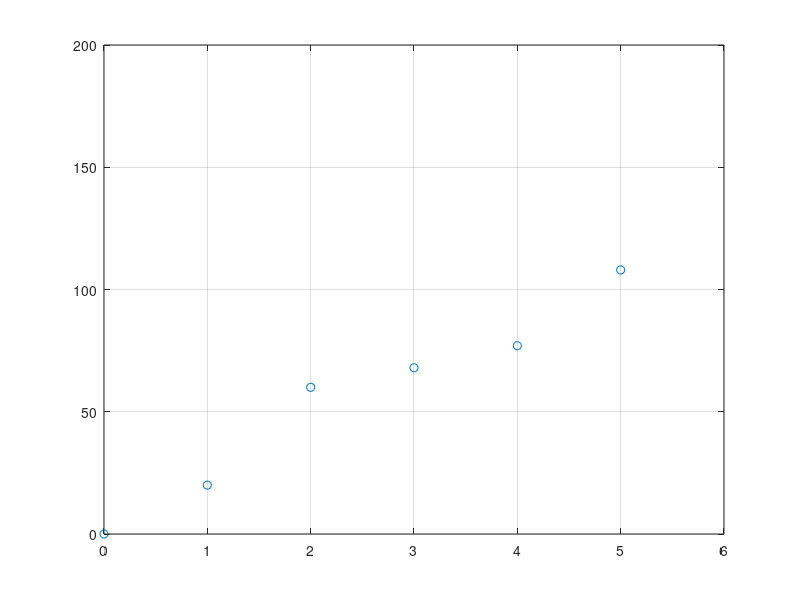

The MATLAB script that drew this image: (Note: this script raises an error after producing the figure.)

%Programa para probar Basic Fitting Tool de Matlab
%Este es un procedimiento semi-manual
x=[0 1 2 3 4 5];
y=[0 20 60 68 77 108];
plot(x,y,'o')
axis([0 6 0 200])
grid on
%Decidir el mejor ajuste polinomial
%y obtener los coeficientes por
%Basic Fitting Tool. En este caso:
%cubic : y=p1x^3+p2x^2+p3x+p4
%Save on Workspace:
%fit(struct coeficientes),normresid (escalar RMSE)
%resids (vector con n residuos)
%NO BORRAR EL WORKSPACE (correr de nuevo)
%Puede calcularse tambi?n nor
nor=(sum(resids.^2))^(1/2) %Importante
%R2 (R-square) es una medida estadistica
%del ajuste y va de 0 a 1 (de mal a muy bueno)
%Se calcula primero la Varianza de (y) var. dep.
SSy=(length(y)-1)*var(y); %Importante
R2=1-normresid^2/SSy %Importante

%Si el ajuste es conveniente (bajo nor y R2 hacia 1)
%Los Coeficientes se obtienen de fit
p1 = 1.0093;
p2 = -8.8016;
p3 = 40.53;
p4 = -2.9921;
xplot=[0:7]; %significa extrapolar (proyeccion)
yplot=p1*xplot.^3+p2*xplot.^2+p3*xplot+p4;
figure
plot(xplot,yplot,'r')
axis([0 7 0 200])
grid on
hold on
plot(x,y,'o') %para ver los puntos originales